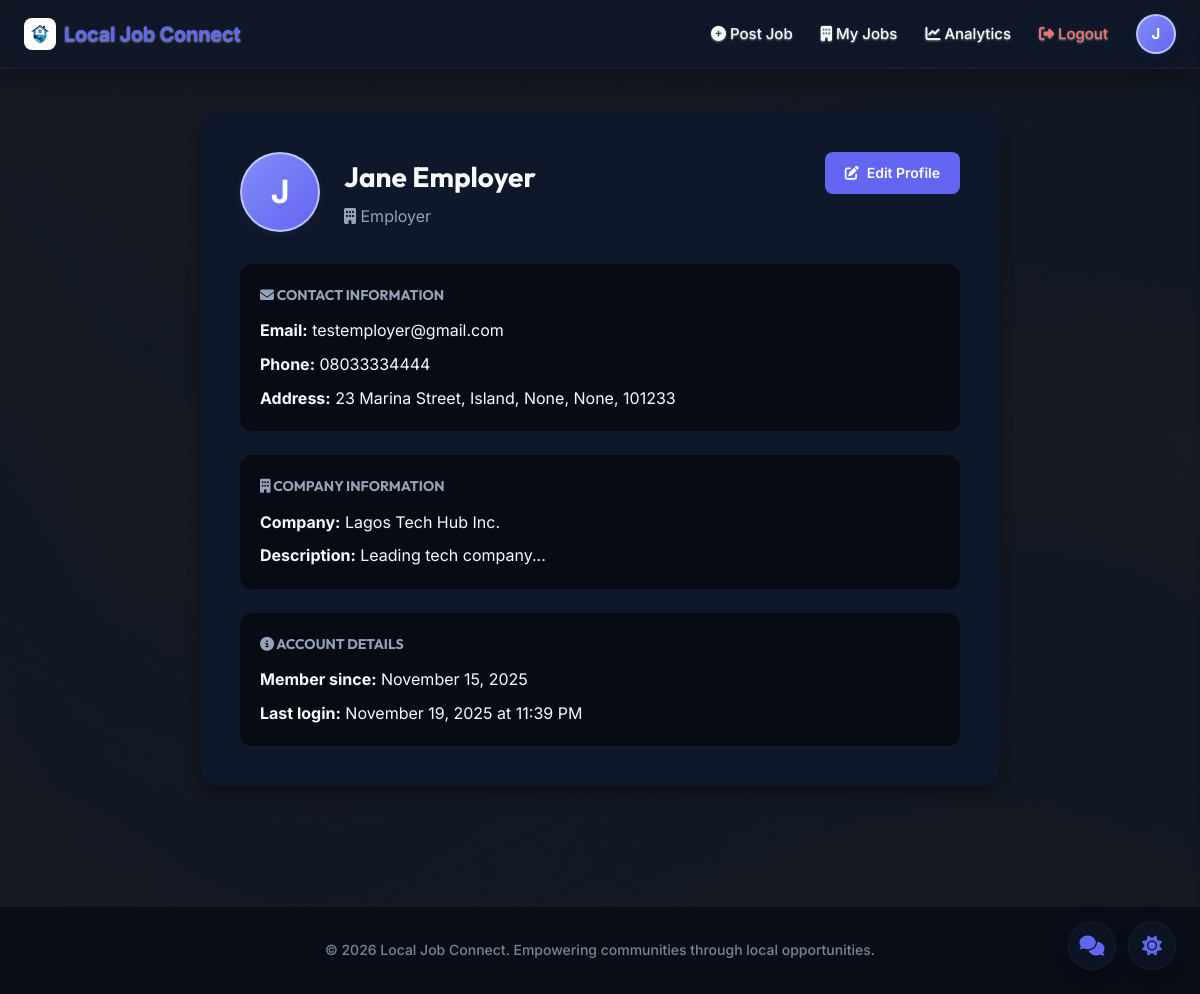
Page /profile (signed in) on the committed database.
### backend/models.py (models this page shows, shortened)
class User(UserMixin, db.Model):
    __tablename__ = 'users'
    id = db.Column(db.Integer, primary_key=True)
    email = db.Column(db.String(120), unique=True, nullable=False, index=True)
    password_hash = db.Column(db.String(255), nullable=False)
    role = db.Column(db.String(20), nullable=False, index=True)
    full_name = db.Column(db.String(100), nullable=False)
    phone = db.Column(db.String(20))
    address = db.Column(db.String(200))
    city = db.Column(db.String(100))
    state = db.Column(db.String(100))
    country = db.Column(db.String(100))
    zip_code = db.Column(db.Integer, index=True)
    company_logo = db.Column(db.String(255))
    logo_updated_at = db.Column(db.DateTime)
    address_updated_at = db.Column(db.DateTime)
    latitude = db.Column(db.Float)
    longitude = db.Column(db.Float)
    company_name = db.Column(db.String(100))
    company_description = db.Column(db.Text)
    skills = db.Column(db.Text)  # Comma-separated seeker skills
    created_at = db.Column(db.DateTime, default=datetime.utcnow)
    last_login = db.Column(db.DateTime)
    job_postings = db.relationship('JobPosting', backref='employer', lazy=True, cascade='all, delete-orphan')
    applications = db.relationship('Application', backref='applicant', lazy=True, cascade='all, delete-orphan')
    resumes = db.relationship('Resume', backref='user', lazy=True, cascade='all, delete-orphan')
    saved_jobs = db.relationship('SavedJob', backref='user', lazy=True, cascade='all, delete-orphan')

### backend/routes/main.py (the view)
@main_bp.route('/profile')
@login_required
def profile():
    return render_template('profile.html')

### frontend/templates/profile.html (shortened to what this page needs)
{% extends "base.html" %}
{% block content %}
<div class="container" style="padding: 40px 0;">
    <div style="max-width: 800px; margin: 0 auto;">
        <div style="background: var(--bg-white); padding: 40px; border-radius: 20px; box-shadow: var(--shadow-lg);">
            <div style="display: flex; justify-content: space-between; align-items: start; margin-bottom: 32px;">
                <div style="display: flex; gap: 24px; align-items: center;">
                    <div class="user-profile" style="width: 80px; height: 80px; font-size: 32px;">
                        {{ current_user.full_name[0].upper() }}
                    </div>
                    <div>
                        <h1 style="font-size: 28px; font-weight: 700; margin-bottom: 4px;">{{ current_user.full_name }}</h1>
                        <p style="color: var(--text-gray); font-size: 16px;">
                            <i class="fas fa-{{ 'user' if current_user.role == 'job_seeker' else 'building' }}"></i>
                            {{ current_user.role|replace('_', ' ')|title }}
                        </p>
                    </div>
                </div>
                <a href="{{ url_for('main.edit_profile') }}" class="btn btn-primary">
                    <i class="fas fa-edit"></i> Edit Profile
                </a>
            </div>
            <div style="display: grid; gap: 24px;">
                <div style="padding: 20px; background: var(--bg-light); border-radius: 12px;">
                    <h3 style="font-size: 14px; font-weight: 700; text-transform: uppercase; color: var(--text-gray); margin-bottom: 12px;">
                        <i class="fas fa-envelope"></i> Contact Information
                    </h3>
                    <p style="margin-bottom: 8px;"><strong>Email:</strong> {{ current_user.email }}</p>
                    <p style="margin-bottom: 8px;"><strong>Phone:</strong> {{ current_user.phone or 'Not provided' }}</p>
                    <p><strong>Address:</strong> {{ current_user.address }}, {{ current_user.city }}, {{ current_user.state }}, {{ current_user.country }}, {{ current_user.zip_code }}</p>
                </div>
                {% if current_user.role == 'employer' %}
                <div style="padding: 20px; background: var(--bg-light); border-radius: 12px;">
                    <h3 style="font-size: 14px; font-weight: 700; text-transform: uppercase; color: var(--text-gray); margin-bottom: 12px;">
                        <i class="fas fa-building"></i> Company Information
                    </h3>
                    <p style="margin-bottom: 8px;"><strong>Company:</strong> {{ current_user.company_name }}</p>
                    <p><strong>Description:</strong> {{ current_user.company_description or 'Not provided' }}</p>
                </div>
                {% endif %}
                <div style="padding: 20px; background: var(--bg-light); border-radius: 12px;">
                    <h3 style="font-size: 14px; font-weight: 700; text-transform: uppercase; color: var(--text-gray); margin-bottom: 12px;">
                        <i class="fas fa-info-circle"></i> Account Details
                    </h3>
                    <p style="margin-bottom: 8px;"><strong>Member since:</strong> {{ current_user.created_at.strftime('%B %d, %Y') }}</p>
                    <p><strong>Last login:</strong> {{ current_user.last_login.strftime('%B %d, %Y at %I:%M %p') if current_user.last_login else 'N/A' }}</p>
                </div>
            </div>
        </div>
    </div>
</div>
{% endblock %}

### frontend/templates/base.html (shortened to what this page needs)
<!DOCTYPE html>
<html lang="en">
<head>
    <link rel="stylesheet" href="https://unpkg.com/leaflet@1.9.4/dist/leaflet.css" />
    <link rel="stylesheet" href="https://unpkg.com/leaflet.markercluster@1.5.3/dist/MarkerCluster.css" />
    <link rel="stylesheet" href="https://unpkg.com/leaflet.markercluster@1.5.3/dist/MarkerCluster.Default.css" />
    <link rel="stylesheet" href="{{ url_for('static', filename='css/style.css') }}">
    <link rel="stylesheet" href="https://cdnjs.cloudflare.com/ajax/libs/font-awesome/6.4.0/css/all.min.css">
</head>
<body>
    <nav class="navbar">
        <div class="container">
            <div class="nav-brand">
                <a href="{{ url_for('main.index') }}">
                    <img src="{{ url_for('static', filename='images/logo.png') }}" alt="Local Job Connect Logo" style="width: 32px; height: 32px; border-radius: 8px; object-fit: cover;">
                    Local Job Connect
                </a>
            </div>
            <div class="nav-links">
    {% if current_user.is_authenticated %}
        {% if current_user.role == 'job_seeker' %}
            {% if request.endpoint != 'seeker.search_jobs' %}
                <a href="{{ url_for('seeker.search_jobs') }}"><i class="fas fa-search"></i> Browse Jobs</a>
            {% endif %}
            {% if request.endpoint != 'seeker.job_seeker_dashboard' %}
                <a href="{{ url_for('seeker.job_seeker_dashboard') }}"><i class="fas fa-briefcase"></i> My Applications</a>
            {% endif %}
        {% else %}
            {% if request.endpoint != 'employer.create_job' %}
                <a href="{{ url_for('employer.create_job') }}"><i class="fas fa-plus-circle"></i> Post Job</a>
            {% endif %}
            {% if request.endpoint != 'employer.employer_dashboard' %}
                <a href="{{ url_for('employer.employer_dashboard') }}"><i class="fas fa-building"></i> My Jobs</a>
            {% endif %}
            {% if request.endpoint != 'employer.analytics' %}
                <a href="{{ url_for('employer.analytics') }}"><i class="fas fa-chart-line"></i> Analytics</a>
            {% endif %}
        {% endif %}
        <a href="{{ url_for('auth.logout') }}" class="btn-logout"><i class="fas fa-sign-out-alt"></i> Logout</a>
        <div class="user-profile" title="{{ current_user.full_name or current_user.email }}">
            {{ (current_user.full_name or current_user.email or "U")[0].upper() }}
        </div>
    {% endif %}
</div>
        </div>
    </nav>
    <main class="main-content">
        {% block content %}{% endblock %}
    </main>
    <footer class="footer">
        <div class="container">
            <p>&copy; 2026 Local Job Connect. Empowering communities through local opportunities.</p>
        </div>
    </footer>
    <button id="theme-toggle" class="theme-toggle-btn" aria-label="Toggle dark mode">
        <i class="fas fa-moon"></i>
    </button>
    {% if current_user.is_authenticated %}
    <button id="chat-widget-trigger" class="chat-trigger-btn" aria-label="Open messaging">
        <i class="fas fa-comments"></i>
    </button>
    {% endif %}
</body>
</html>

### frontend/templates/base.html (style rules this page uses)
html, body { overflow-x: hidden; width: 100%; }
html { scroll-behavior: smooth; }

### rows in the picture
User: full_name "J", full_name "Jane Employer", role "Employer", email "testemployer@gmail.com", phone "08033334444", address "23 Marina Street", city "Island", state "None", country "None", zip_code "101233", company_name "Lagos Tech Hub Inc.", company_description "Leading tech company...", created_at "November 15, 2025", last_login "November 19, 2025 at 11:39 PM"
